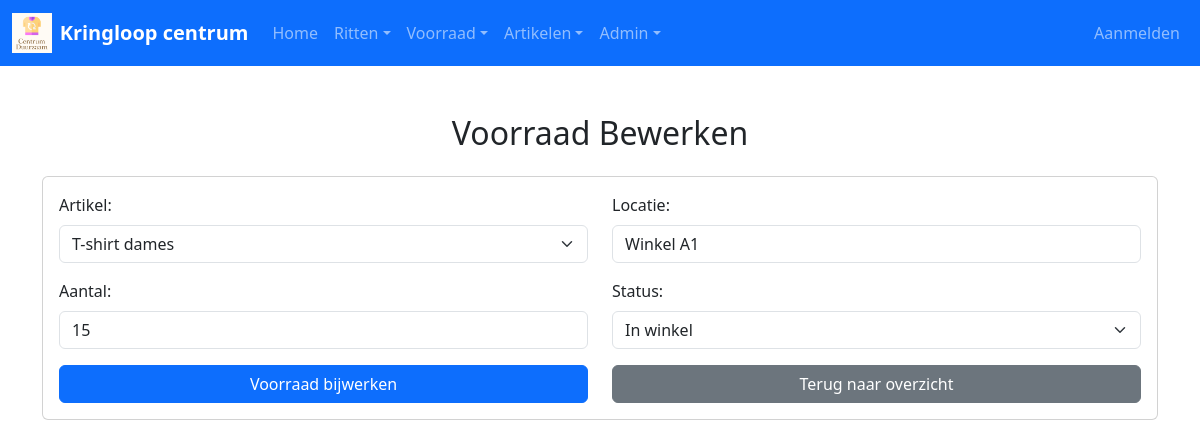
Page /admin/edit_voorraad.php?id=1 on the committed database.
### tables this page shows
CREATE TABLE `voorraad` (

  `id` int NOT NULL,

  `artikel_id` int NOT NULL,

  `locatie` varchar(255) NOT NULL,

  `aantal` int NOT NULL,

  `status_id` int NOT NULL,

  `ingeboekt_op` datetime NOT NULL

);

CREATE TABLE `artikel` (

  `id` int NOT NULL,

  `categorie_id` int NOT NULL,

  `naam` varchar(255) NOT NULL,

  `omschrijving` TEXT,

  `merk` VARCHAR(100),

  `kleur` VARCHAR(50),

  `afmeting_maat` VARCHAR(50),

  `prijs_ex_btw` decimal(10,2) NOT NULL,

  `created_at` TIMESTAMP DEFAULT CURRENT_TIMESTAMP,

  `updated_at` TIMESTAMP DEFAULT CURRENT_TIMESTAMP ON UPDATE CURRENT_TIMESTAMP

);

CREATE TABLE `status` (

  `id` int NOT NULL,

  `status` varchar(255) NOT NULL

);

### admin/edit_voorraad.php (the view, shortened to what this page needs)
<?php
require_once '../includes/db.php';
$voorraad_id = (int)$_GET['id'];
$stmt = $pdo->prepare("SELECT * FROM voorraad WHERE id = ?");
$stmt->execute([$voorraad_id]);
$voorraad = $stmt->fetch(PDO::FETCH_ASSOC);
$artikelen = $pdo->query("SELECT id, naam FROM artikel ORDER BY naam")->fetchAll(PDO::FETCH_ASSOC);
$statussen = $pdo->query("SELECT id, status FROM status ORDER BY status")->fetchAll(PDO::FETCH_ASSOC);
include '../includes/header.php';
?>
<div class="container my-5">
    <h2 class="mb-4 text-center">Voorraad Bewerken</h2>
    <div class="card">
        <div class="card-body">
            <form method="POST">
                <div class="row mb-3">
                    <div class="col-md-6">
                        <label for="artikel_id" class="form-label">Artikel:</label>
                        <select name="artikel_id" id="artikel_id" class="form-select" required>
                            <?php foreach ($artikelen as $artikel): ?>
                                <option value="<?php echo $artikel['id']; ?>" <?php echo $artikel['id'] == $voorraad['artikel_id'] ? 'selected' : ''; ?>>
                                    <?php echo $artikel['naam']; ?>
                                </option>
                            <?php endforeach; ?>
                        </select>
                    </div>
                    <div class="col-md-6">
                        <label for="locatie" class="form-label">Locatie:</label>
                        <input type="text" name="locatie" id="locatie" class="form-control" value="<?php echo $voorraad['locatie']; ?>" required>
                    </div>
                </div>
                <div class="row mb-3">
                    <div class="col-md-6">
                        <label for="aantal" class="form-label">Aantal:</label>
                        <input type="number" name="aantal" id="aantal" class="form-control" value="<?php echo $voorraad['aantal']; ?>" min="0" required>
                    </div>
                    <div class="col-md-6">
                        <label for="status_id" class="form-label">Status:</label>
                        <select name="status_id" id="status_id" class="form-select" required>
                            <?php foreach ($statussen as $status): ?>
                                <option value="<?php echo $status['id']; ?>" <?php echo $status['id'] == $voorraad['status_id'] ? 'selected' : ''; ?>>
                                    <?php echo $status['status']; ?>
                                </option>
                            <?php endforeach; ?>
                        </select>
                    </div>
                </div>
                <div class="row">
                    <div class="col-md-6">
                        <button type="submit" class="btn btn-primary w-100">Voorraad bijwerken</button>
                    </div>
                    <div class="col-md-6">
                        <a href="list_voorraad.php" class="btn btn-secondary w-100">Terug naar overzicht</a>
                    </div>
                </div>
            </form>
        </div>
    </div>
</div>
<?php
include '../includes/footer.php';
?>

### assets/css/style.css (style rules this page uses)
:root { --primary-blue: #3366CC; --hover-blue: #2952A3; }

### rows in the picture
voorraad: artikel_id "T-shirt dames", locatie "Winkel A1", aantal "15", status_id "In winkel"
